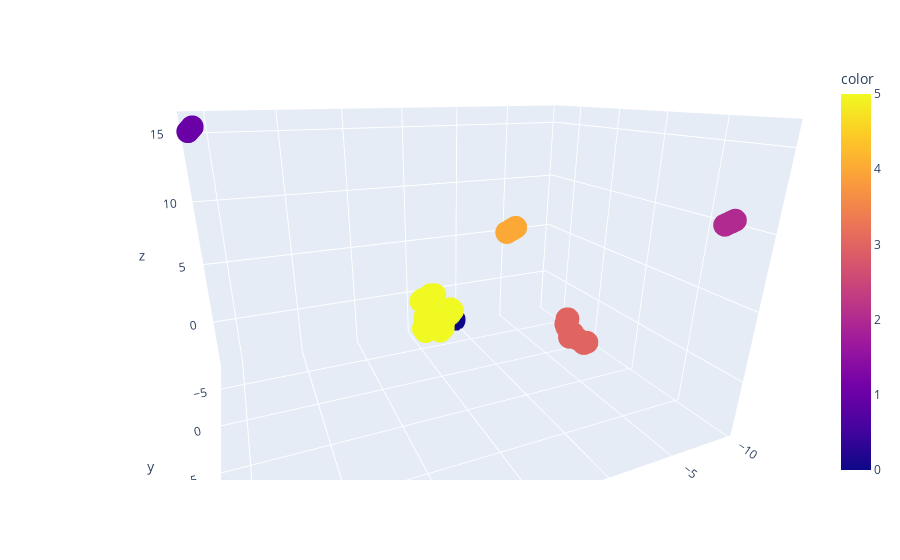

The cell this chart's notebook holds for it:
### Code cell
# Union embedding cluster visualisation 
fig = px.scatter_3d(union_df, "x","y","z", color=union_clusters)
fig.show()

### Figure 1 — Plotly figure (JSON) as saved in the notebook; plotly's stock layout.template omitted (floating-point values rounded to 4 significant figures)
{"data": [{"hovertemplate": "x=%{x}<br>y=%{y}<br>z=%{z}<br>color=%{marker.color}<extra></extra>", "legendgroup": "", "marker": {"color": [1, 3, 3, 3, 3, 5, 2, 5, 0, 5, 5, 1, 3, 5, 5, 0, 3, 5, 5, 0, 3, 5, 4, 3, 5, 5, 2, 5, 0, 5, 1, 5, 5, 2, 5, 1, 5, 3, 3, 1, 2, 4, 5, 4, 2, 0, 4, 4, 0, 5, 3, 5, 5, 5], "coloraxis": "coloraxis", "symbol": "circle"}, "mode": "markers", "name": "", "scene": "scene", "showlegend": false, "type": "scatter3d", "x": [20.53, 2.189, 2.292, 2.767, 2.858, 7.438, -9.244, 7.2, 1.226, 6.604, 8.386, 20.58, 2.382, 7.214, 6.986, 1.117, 2.665, 7.965, 7.671, 0.5479, 2.529, 8.33, 4.18, 2.415, 8.169, 8.106, -8.997, 8.264, 0.9081, 7.385, 20.77, 8.294, 6.947, -9.075, 8.409, 20.73, 6.828, 2.947, 2.771, 20.52, -9.358, 4.426, 6.709, 4.239, -9.223, 1.278, 4.07, 4.154, 0.5088, 7.876, 2.598, 8.053, 7.171, 6.714], "y": [-1.441, 13.89, 13.78, 12.77, 12.96, 5.703, 12.35, 4.513, -7.913, 5.758, 4.682, -1.39, 13.33, 5.638, 5.288, -7.735, 13.0, 4.685, 5.337, -7.942, 12.77, 5.341, 8.905, 12.9, 4.855, 4.884, 12.1, 4.991, -7.832, 4.698, -1.201, 4.78, 4.675, 12.18, 5.141, -1.248, 4.709, 13.05, 12.72, -1.45, 12.46, 8.66, 5.69, 8.846, 12.33, -7.983, 9.016, 8.931, -7.983, 5.174, 13.15, 4.909, 5.038, 5.571], "z": [15.91, 5.172, 5.075, 6.189, 6.283, 3.081, 10.37, 3.488, -3.398, 4.425, 4.963, 15.85, 5.151, 3.226, 3.58, -3.572, 5.154, 3.799, 5.554, -3.412, 5.431, 3.05, 10.47, 5.144, 3.872, 4.699, 10.12, 3.415, -3.502, 3.606, 15.66, 5.11, 3.311, 10.2, 3.191, 15.71, 3.29, 5.854, 5.855, 15.91, 10.48, 10.22, 4.545, 10.41, 10.35, -3.33, 10.58, 10.49, -3.37, 5.529, 5.445, 4.785, 3.729, 4.122]}], "layout": {"autosize": true, "coloraxis": {"colorbar": {"title": {"text": "color"}}, "colorscale": [[0, "#0d0887"], [0.1111, "#46039f"], [0.2222, "#7201a8"], [0.3333, "#9c179e"], [0.4444, "#bd3786"], [0.5556, "#d8576b"], [0.6667, "#ed7953"], [0.7778, "#fb9f3a"], [0.8889, "#fdca26"], [1, "#f0f921"]]}, "legend": {"tracegroupgap": 0}, "margin": {"t": 60}, "scene": {"aspectmode": "auto", "aspectratio": {"x": 1.287, "y": 0.934, "z": 0.8321}, "camera": {"center": {"x": 0, "y": 0, "z": 0}, "eye": {"x": 0.5169, "y": 1.229, "z": 0.4813}, "projection": {"type": "perspective"}, "up": {"x": 0, "y": 0, "z": 1}}, "domain": {"x": [0, 1], "y": [0, 1]}, "xaxis": {"title": {"text": "x"}, "type": "linear"}, "yaxis": {"title": {"text": "y"}, "type": "linear"}, "zaxis": {"title": {"text": "z"}, "type": "linear"}}}}
